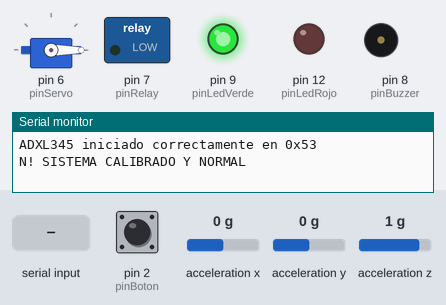
Recording of a sketch running on a simulated Arduino Uno, built with avr-gcc and run on an emulated ATmega328P. On the bench: servo, switched loads named in the sketch (green lamp = pin HIGH), output pins drawn as LEDs (lit = HIGH), buzzer (waves = sounding), the last lines printed to the serial monitor. Dashed ring = blinking. The test bench sets the inputs (shaded band); at power-on: acceleration x 0 g, pin 2 (pinBoton) HIGH, acceleration y 0 g, acceleration z 1 g.

Above: at 1.6 s.
1.7 s: acceleration x set to -0.2 g
3.2 s: acceleration x set to -0.5 g
At 4.4 s:
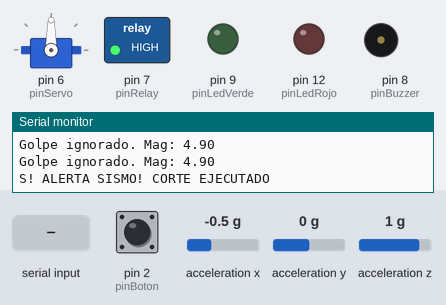
6.2 s: pin 2 (pinBoton) pulled LOW for 0.15 s
At 7.7 s:
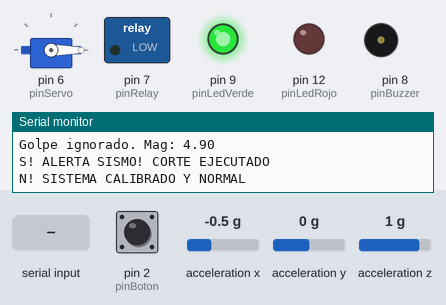
8.0 s: "C" received over Serial
At 8.69 s:
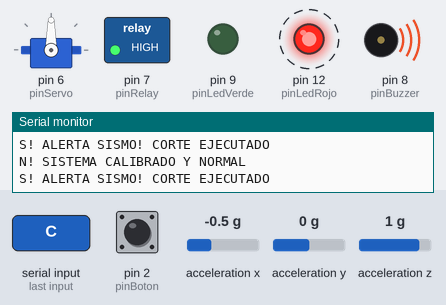
11.0 s: "R" received over Serial
At 11.7 s:
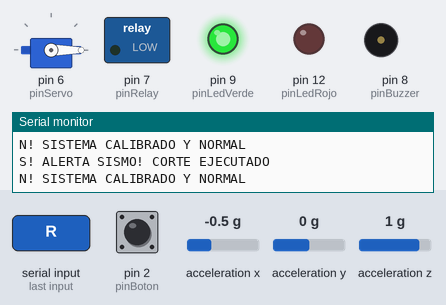
Timing chart, 0 to 13.5 s (numbered marks = the images above; inputs shaded):
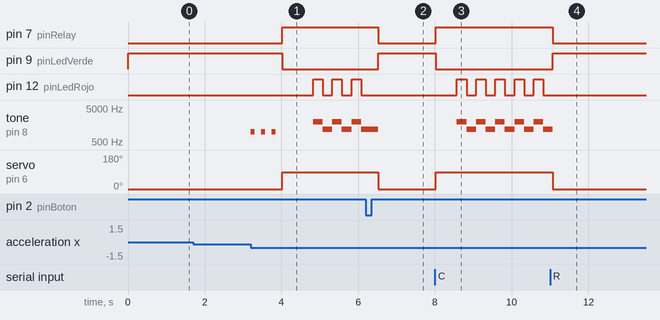

Measured:
- the behaviour switches between -0.3 and -0.4 g on acceleration x (found by bisection; images 0 and 1)
- after the input at 1.7 s, every drawn part: stays the same
- after the input at 3.2 s, pin 7 (pinRelay): LOW → HIGH after 0.82 s; pin 9 (pinLedVerde): HIGH → LOW after 0.82 s
- after the input at 6.2 s, pin 7 (pinRelay): HIGH → LOW after 0.33 s; pin 9 (pinLedVerde): LOW → HIGH after 0.33 s; pin 12 (pinLedRojo): stops changing and stays LOW; servo on pin 6 (pinServo): 90° → 0° after 0.33 s
- after the input at 8.0 s, pin 7 (pinRelay): LOW → HIGH at once; pin 9 (pinLedVerde): HIGH → LOW at once; pin 12 (pinLedRojo): alternates HIGH for 0.25 s and LOW for 0.25 s, starting after 0.57 s; tone on pin 8 (pinBuzzer): alternates 2000 Hz for 0.25 s and 1200 Hz for 0.25 s, starting after 0.57 s; servo on pin 6 (pinServo): 0° → 90° at once
- after the input at 11.0 s, pin 7 (pinRelay): HIGH → LOW after 0.07 s; pin 9 (pinLedVerde): LOW → HIGH after 0.07 s; pin 12 (pinLedRojo): stops changing and stays LOW; servo on pin 6 (pinServo): 90° → 0° after 0.07 s

The sketch:

corte_preventivo_telemetria.ino
```cpp
// VARIANTE CON TELEMETRÍA para la app Corte Sísmico.
// Es el mismo sketch de corte_preventivo.ino con 3 añadidos (marcados con [TELEMETRÍA]):
//   A:<m/s²>         aceleración actual, 5 veces por segundo
//   G:<m/s²>,<n>     pico sobre el umbral que todavía no llega a 4 (n = contador)
// La lógica de detección, el corte y el rearme NO cambian.

#include <Wire.h>
#include <Adafruit_Sensor.h>
#include <Adafruit_ADXL345_U.h>
#include <Servo.h>
#include <SoftwareSerial.h>

// Configuración del Bluetooth HC-06 (Pin 10 = RX, Pin 11 = TX)
SoftwareSerial BT(10, 11);

// Configuración del acelerómetro ADXL345 y del servomotor
Adafruit_ADXL345_Unified accel = Adafruit_ADXL345_Unified(12345);
Servo servoGas;

// Pines conectados en el Arduino Uno
const int pinBoton    = 2;
const int pinServo    = 6;
const int pinRelay    = 7;
const int pinBuzzer   = 8;
const int pinLedVerde = 9;
const int pinLedRojo  = 12;

// Variables para guardar el estado del sistema
float baseX = 0.0;
float baseY = 0.0;
float baseZ = 0.0;
bool sismoDetectado = false;
bool sensorActivo = false;
unsigned long tiempoUltimoPico = 0;
int contadorPicos = 0;
unsigned long ultimoEnvio = 0; // [TELEMETRÍA]

void setup() {
  Serial.begin(9600); // Comunicación con el computador (USB)
  BT.begin(9600);     // Comunicación con el celular (Bluetooth)

  // Evita que el Arduino se congele cuando el servo y el relé se activan
  Wire.begin();
  Wire.setWireTimeout(3000, true);

  // Configurar entradas y salidas
  pinMode(pinBoton, INPUT_PULLUP);
  pinMode(pinRelay, OUTPUT);
  pinMode(pinBuzzer, OUTPUT);
  pinMode(pinLedVerde, OUTPUT);
  pinMode(pinLedRojo, OUTPUT);

  // [TELEMETRÍA] servoGas.attach() se hace solo al mover el servo (corte / rearme)

  // Encender y revisar el acelerómetro ADXL345
  if (!accel.begin()) {
    sensorActivo = false;
    Serial.println("Aviso: ADXL345 no detectado");
  } else {
    sensorActivo = true;
    accel.setRange(ADXL345_RANGE_8_G);
    Serial.println("ADXL345 iniciado correctamente en 0x53");
  }

  // Dejar todo en estado normal al arrancar
  rearmarSistema();
}

void loop() {
  // 1. Revisar si llegó una letra ('C' o 'R') desde el celular por Bluetooth
  if (BT.available() > 0) {
    char dato = BT.read();
    if (dato >= 32 && dato <= 126) {
      procesarComando(dato);
    }
  }

  // 2. Revisar si llegó una letra desde el Monitor Serie del PC
  if (Serial.available() > 0) {
    char dato = Serial.read();
    if (dato >= 32 && dato <= 126) {
      procesarComando(dato);
    }
  }

  // 3. Revisar si alguien presionó el botón físico de reinicio
  if (digitalRead(pinBoton) == LOW) {
    delay(200);
    rearmarSistema();
  }

  // 4. Si no hay sismo, vigilar vibraciones; si hay sismo, sonar sirena
  if (sismoDetectado == false) {
    if (sensorActivo == true) {
      vigilarSismo();
    }
    delay(50);
  } else {
    digitalWrite(pinLedRojo, HIGH);
    tone(pinBuzzer, 2000);
    delay(250);
    digitalWrite(pinLedRojo, LOW);
    tone(pinBuzzer, 1200);
    delay(250);
  }
}

// --- FUNCIONES DEL SISTEMA ---

void procesarComando(char comando) {
  if (comando == 'R' || comando == 'r') {
    rearmarSistema();
  }
  if (comando == 'C' || comando == 'c') {
    ejecutarCorteEmergencia();
  }
}

void vigilarSismo() {
  sensors_event_t event;
  accel.getEvent(&event);

  // Calcular qué tanto se movió respecto a su posición en reposo
  float x = event.acceleration.x - baseX;
  float y = event.acceleration.y - baseY;
  float z = event.acceleration.z - baseZ;
  float magnitud = sqrt(x * x + y * y + z * z);

  // [TELEMETRÍA] Mandar la aceleración a la app cada 200 ms
  if (millis() - ultimoEnvio >= 200) {
    ultimoEnvio = millis();
    BT.print("A:");
    BT.println(magnitud, 2);
  }

  // Si la sacudida supera la fuerza mínima (3.0)
  if (magnitud > 3.0) {
    unsigned long ahora = millis();

    if (ahora - tiempoUltimoPico > 1500) {
      contadorPicos = 1;
    } else {
      contadorPicos++;
    }
    tiempoUltimoPico = ahora;

    // 4 sacudidas seguidas = Sismo real
    if (contadorPicos >= 4) {
      ejecutarCorteEmergencia();
    } else {
      tone(pinBuzzer, 1000, 100);
      Serial.print("Golpe ignorado. Mag: ");
      Serial.println(magnitud);
      // [TELEMETRÍA] Avisar a la app del pico (la app registra el golpe ignorado)
      BT.print("G:");
      BT.print(magnitud, 2);
      BT.print(",");
      BT.println(contadorPicos);
    }
    delay(200);
  }
}

void ejecutarCorteEmergencia() {
  sismoDetectado = true;
  digitalWrite(pinLedVerde, LOW);
  digitalWrite(pinRelay, HIGH);
  servoGas.attach(pinServo); // [TELEMETRÍA] el servo solo recibe pulsos mientras se mueve
  servoGas.write(90);

  delay(80);
  Serial.println("S! ALERTA SISMO! CORTE EJECUTADO");
  delay(40);
  BT.println("S! ALERTA SISMO! CORTE EJECUTADO");

  delay(400);          // [TELEMETRÍA] dejar que llegue a 90° y soltarlo: SoftwareSerial
  servoGas.detach();   // ya no puede hacerlo temblar
}

void rearmarSistema() {
  sismoDetectado = false;
  contadorPicos = 0;

  digitalWrite(pinLedRojo, LOW);
  digitalWrite(pinLedVerde, HIGH);
  digitalWrite(pinRelay, LOW);
  servoGas.attach(pinServo); // [TELEMETRÍA]
  servoGas.write(0);
  noTone(pinBuzzer);

  // Esperar un instante a que el servo termine de moverse antes de calibrar
  delay(400);
  servoGas.detach(); // [TELEMETRÍA] evita que el envío continuo por BT haga temblar el servo

  if (sensorActivo == true) {
    sensors_event_t event;
    accel.getEvent(&event);
    baseX = event.acceleration.x;
    baseY = event.acceleration.y;
    baseZ = event.acceleration.z;
  }

  Serial.println("N! SISTEMA CALIBRADO Y NORMAL");
  delay(40);
  BT.println("N! SISTEMA CALIBRADO Y NORMAL");
}
```
